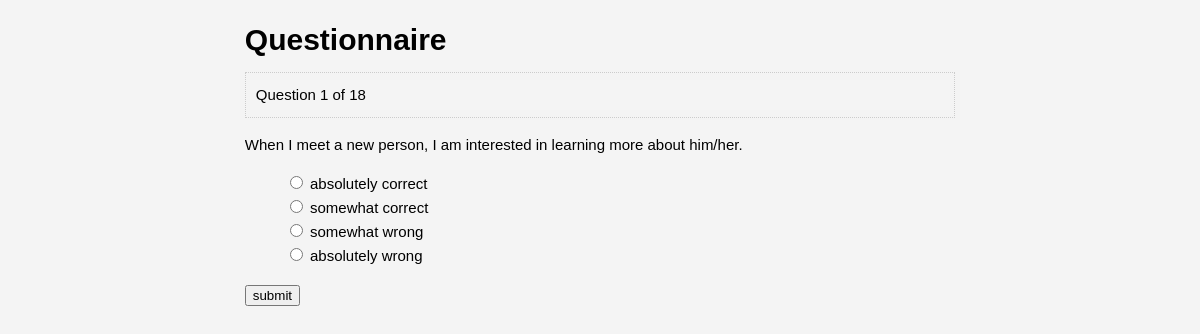
The page /question.php?n=1 on the database its author committed.
### tables this page shows
CREATE TABLE `questions` (
  `question_number` int(11) NOT NULL,
  `question` text NOT NULL,
  `img` text,
  PRIMARY KEY (`question_number`)
);

CREATE TABLE `choices` (
  `id` int(48) NOT NULL AUTO_INCREMENT,
  `question_number` int(11) NOT NULL,
  `is_correct` tinyint(4) NOT NULL DEFAULT '0',
  `choice` text NOT NULL,
  PRIMARY KEY (`id`)
);

### question.php (the view, shortened to what this page needs)
<?php include "database.php"; ?>
<?php
	$number = (int) $_GET['n'];
	$query = "select * from questions";
	$results = $mysqli->query($query) or die($mysqli->error.__LINE__);
	$total=$results->num_rows;
	$query = "select * from `questions` where question_number = $number";
	$result = $mysqli->query($query) or die($mysqli->error.__LINE__);
	$question = $result->fetch_assoc();
	$query = "select * from `choices` where question_number = $number";
	$choices = $mysqli->query($query) or die($mysqli->error.__LINE__);
 ?>
<!DOCTYPE html>
<html>
  <head>
    <link rel="stylesheet" href="css/style.css" type="text/css" />
  </head>
  <body>
    <div id="container">
      <header>
        <div class="container">
          <h1>Questionnaire</h1>
	</div>
      </header>
      <main>
      <div class="container">
        <div class="current">Question <?php echo $number; ?> of <?php echo $total; ?></div>
	<p class="question">
	   <?php echo $question['question'] ?>
	</p>
	<form method="post" action="process.php">
	      <ul class="choices">
	        <?php while($row=$choices->fetch_assoc()): ?>
		<li><input name="choice" type="radio" value="<?php echo $row['id']; ?>" />
		  <?php echo $row['choice']; ?>
		</li>
		<?php endwhile; ?>
	      </ul>
	      <input type="submit" value="submit" />
	</form>
      </div>
    </div>
  </body>
</html>

### css/style.css (style rules this page uses)
body { font-family:arial; font-size:15px; line-height:1.6em; background:#f4f4f4; }
li { list-style:none; }
#container { margin: 0 auto; overflow:auto; width:60%; }
header { border-bottom:3px solid #f4f4f4 solid; }
main { padding-bottom:20px; }
.current { padding:10px; background:#f4f4f4; border:#ccc dotted 1px; margin:20px 0 10px 0; }

### rows shown on the page
questions: question "When I meet a new person, I am interested in learning more about him/her."
choices: choice "absolutely correct"
choices: choice "somewhat correct"
choices: choice "somewhat wrong"
choices: choice "absolutely wrong"

### other values the page prints
$number "1"
$total "18"
